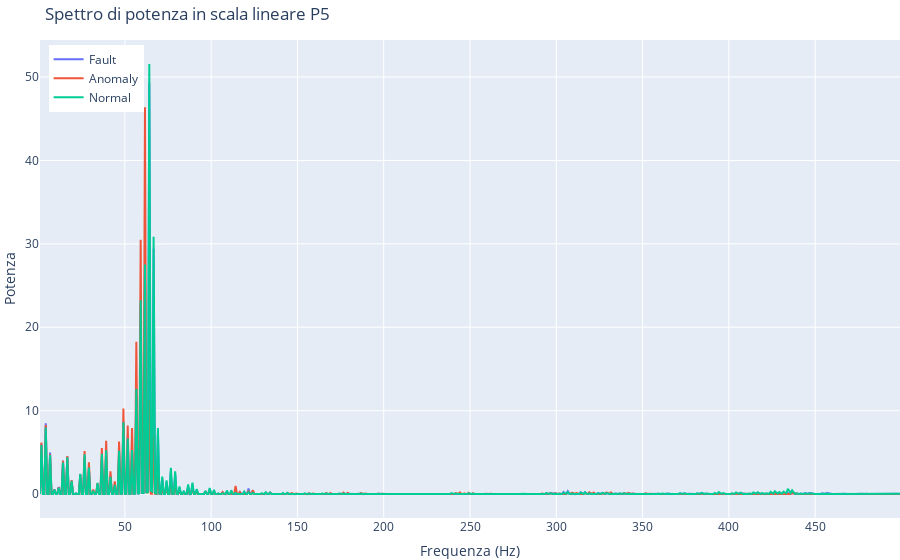

The cell this chart's notebook holds for it:
### Code cell
trace_fault = go.Scatter(x=positive_freqs, y=power_spectrum_fault_positive, mode='lines', name='Fault')
trace_anomaly = go.Scatter(x=positive_freqs, y=power_spectrum_anomaly_positive, mode='lines', name='Anomaly')
trace_normal = go.Scatter(x=positive_freqs, y=power_spectrum_normal_positive, mode='lines', name='Normal')


layout = go.Layout(
    title='Spettro di potenza in scala lineare P5',
    xaxis=dict(title='Frequenza (Hz)'),
    yaxis=dict(title='Potenza'),
    legend=dict(x=0.01, y=0.99),
    margin=dict(l=40, r=0, t=40, b=30)
)

fig = go.Figure(data=[trace_fault, trace_anomaly, trace_normal], layout=layout)

fig.show()

### Figure 1 — Plotly figure (JSON) as saved in the notebook; plotly's stock layout.template omitted (floating-point values rounded to 4 significant figures; data arrays with more than 128 entries replaced by an {"elided": "..."} marker saying what was removed)
{"data": [{"mode": "lines", "name": "Fault", "type": "scatter", "x": {"elided": "599 float values"}, "y": {"elided": "599 float values"}}, {"mode": "lines", "name": "Anomaly", "type": "scatter", "x": {"elided": "599 float values"}, "y": {"elided": "599 float values"}}, {"mode": "lines", "name": "Normal", "type": "scatter", "x": {"elided": "599 float values"}, "y": {"elided": "599 float values"}}], "layout": {"legend": {"x": 0.01, "y": 0.99}, "margin": {"b": 30, "l": 40, "r": 0, "t": 40}, "title": {"text": "Spettro di potenza in scala lineare P5"}, "xaxis": {"title": {"text": "Frequenza (Hz)"}}, "yaxis": {"title": {"text": "Potenza"}}}}
